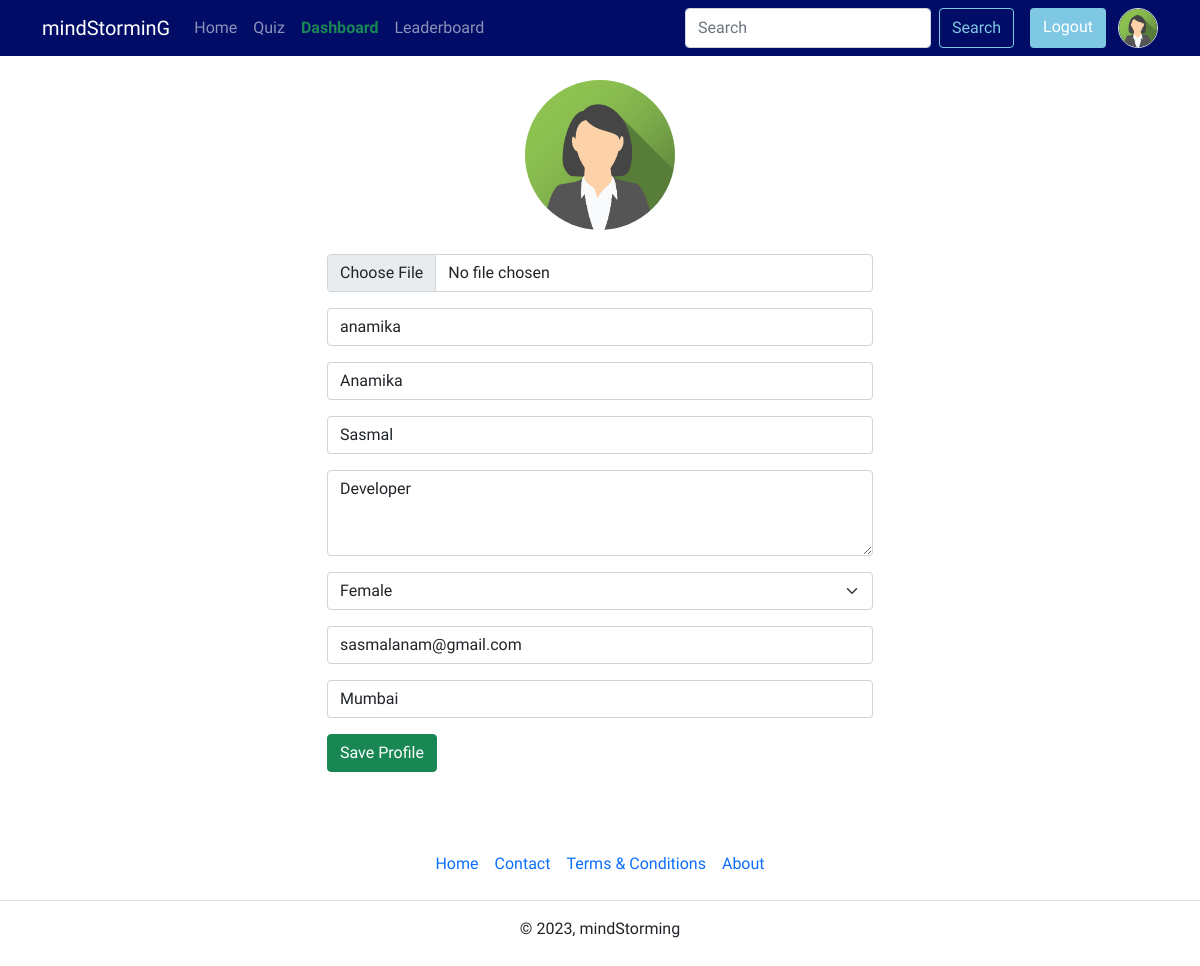
Screenshot of /user/edit (signed in) with the database file from the repository.
### account/models.py (models this page shows, shortened)
class Profile(models.Model):
    username = models.OneToOneField(User, on_delete=models.CASCADE, null=True)
    bio = models.TextField(blank=True, null=True, verbose_name='Description')
    profile_img = models.ImageField(upload_to='profile_images', default='profile.png', blank=True, null=True, verbose_name='Profile image')
    location = models.CharField(max_length=100, blank=True, null=True)
    GENDER = (
        ('Male', 'Male'),
        ('Female', 'Female'),
        ('Other', 'Other'),
    )
    gender = models.CharField(max_length=6, choices=GENDER, blank=True, null=True)

### account/views.py (the view, shortened to what this page needs)
# urls.py: path('edit', views.editProfile, name='edit_profile'),
@login_required(login_url='login')
def editProfile(request):
    user_object2 = User.objects.get(username=request.user)
    user_profile2 = Profile.objects.get(username=user_object2)
    context = {"user_profile2" : user_profile2}
    return render(request, "profile_edit.html", context)

### templates/profile_edit.html (shortened to what this page needs)
{% extends "index.html" %}
{% block content %}
<div class="container">
    <div class="row">
      <div class="col-3"></div>
      <div class="col-sm-12 col-md-6">
        <form method="POST" action="" enctype="multipart/form-data">
          <div class="my-4 d-flex justify-content-center">
                <img src="{{user_profile2.profile_img.url}}" alt="profile_img" width="150" height="150" class="rounded-circle">
          </div>
          <div class="mb-3">
            <input type="file" name="profile_img" class="form-control" id="exampleInputImage">
          </div>
          <div class="mb-3">
            <input type="text" name="username" value="{{user_profile2.username.username}}" class="form-control" id="exampleInputUsername1" aria-describedby="emailHelp"
              placeholder="Username">
          </div>
          <div class="mb-3">
            <input type="text" name="first_name" value="{{user_profile2.username.first_name}}" class="form-control" id="exampleInputFirstName" placeholder="First Name" required>
          </div>
          <div class="mb-3">
            <input type="text" name="last_name" value="{{user_profile2.username.last_name}}" class="form-control" id="exampleInputLastName" placeholder="Last Name" required>
          </div>
          <div class="mb-3">
            <textarea class="form-control" name="bio" id="exampleFormControlTextarea1" rows="3" placeholder="Your Bio">{{user_profile2.bio}}</textarea>
          </div>
          <div class="mb-3">
            <select class="form-select form-control" name="gender" id="exampleInputGender" aria-label="Default select example">
                <option {% if user_profile2.gender == 'Female' %}selected{% endif %} value="Female">Female</option>
              </select>
          </div>
          <div class="mb-3">
            <input type="email" name="email" value="{{user_profile2.username.email}}" class="form-control" id="exampleInputEmail2" aria-describedby="emailHelp"
              placeholder="Email" required>
          </div>
          <div class="mb-3">
            <input type="text" name="location" value="{{user_profile2.location}}" class="form-control" id="exampleInputLocation" placeholder="Location">
          </div>
          <button type="submit" class="btn btn-success">Save Profile</button>
        </form>
      </div>
      <div class="col-3"></div>
    </div>
  </div>
{% endblock content %}

### templates/components/navbar.html (shortened to what this page needs)
 <nav class="navbar navbar-expand-lg navbar-dark" style="background-color: #000C66;">
    <div class="container">
        <a class="navbar-brand" href="{% url 'home' %}"><span style="font-family: 'IM Fell English SC', serif;">mind</span><span style="font-family: 'Berkshire Swash', cursive;">Stormin</span><span style="font-family: 'Grenze Gotisch', cursive;">G</span></a>
        <div class="collapse navbar-collapse" id="navbarSupportedContent">
            <ul class="navbar-nav me-auto mb-2 mb-lg-0">
                <li class="nav-item">
                    <a class="nav-link" aria-current="page" href="{% url 'home' %}">Home</a>
                </li>
                <li class="nav-item">
                    <a class="nav-link" href="{% url 'quiz_page' %}">Quiz</a>
                </li>
                {% if request.user.is_superuser %}
                <li class="nav-item">
                    <a class="nav-link text-success fw-bold" href="{% url 'dashboard' %}">Dashboard</a>
                </li>
                {% endif %}
                <li class="nav-item">
                    <a class="nav-link" href="{% url 'leaderboard' %}">Leaderboard</a>
                </li>
            </ul>
            <form class="d-flex gap-2" action="{% url 'search_users' %}">
                <input class="form-control" type="search" name="q" placeholder="Search" aria-label="Search">
                <button class="btn btn-search me-2" type="submit">Search</button>
                {% if request.user.is_authenticated %}
                <a class="btn btn-login" href="{% url 'logout' %}">Logout</a>
                <a href="{% url 'profile' request.user.username %}" class="ms-1" data-bs-toggle="tooltip" data-bs-placement="bottom" title="{{request.user.username}}">
                    <img src="{{user_profile2.profile_img.url}}" class="rounded-circle border" width="40" height="40" alt="profile_img">
                </a>
                {% else %}
                <a class="btn btn-login" href="{% url 'login' %}">Login</a>
                {% endif %}
            </form>
        </div>
    </div>
</nav>

### static/css/style.css (style rules this page uses)
* { font-family: 'Rajdhani', sans-serif; }
.btn-search { border-color: #7EC8E3; color: #7EC8E3; }
.btn-login { background-color: #7EC8E3; color: white; }

### rows the page displays
Profile: profile_img (picture), username "anamika", first_name "Anamika", last_name "Sasmal", bio "Developer", gender "Female", email "sasmalanam@gmail.com", location "Mumbai"
